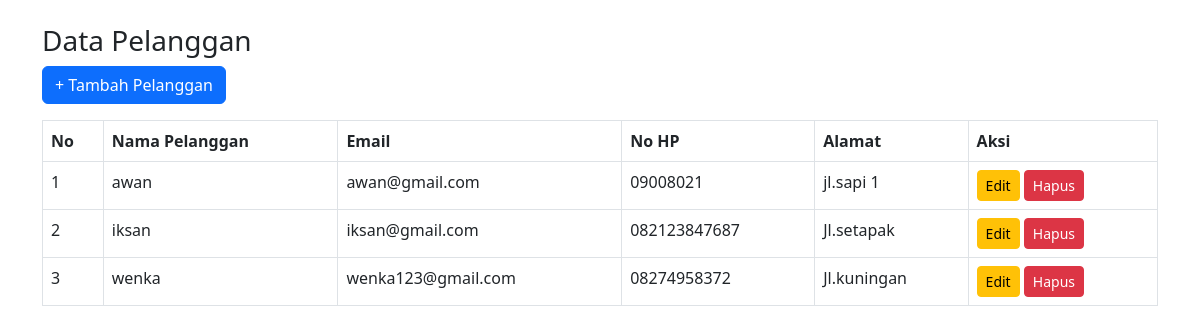
Screenshot of /casing_store/admin/pelanggan/index.php with the database file from the repository.
### tables this page shows
CREATE TABLE `pelanggan` (
  `id` int NOT NULL,
  `nama_pelanggan` varchar(100) NOT NULL,
  `email` varchar(100) DEFAULT NULL,
  `no_hp` varchar(20) DEFAULT NULL,
  `alamat` text
);

### casing_store/admin/pelanggan/index.php (the view, shortened to what this page needs)
<?php
include '../../config/koneksi.php';
$result = mysqli_query($conn, "SELECT * FROM pelanggan");
?>
<!DOCTYPE html>
<html>
<head>
    <link href="https://cdn.jsdelivr.net/npm/bootstrap@5.3.0/dist/css/bootstrap.min.css" rel="stylesheet">
</head>
<body class="container mt-4">
    <h3>Data Pelanggan</h3>
    <a href="tambah.php" class="btn btn-primary mb-3">+ Tambah Pelanggan</a>
    <table class="table table-bordered">
        <thead>
            <tr>
                <th>No</th>
                <th>Nama Pelanggan</th>
                <th>Email</th>
                <th>No HP</th>
                <th>Alamat</th>
                <th>Aksi</th>
            </tr>
        </thead>
        <tbody>
            <?php $no = 1; while($row = mysqli_fetch_assoc($result)): ?>
            <tr>
                <td><?= $no++ ?></td>
                <td><?= $row['nama_pelanggan'] ?></td>
                <td><?= $row['email'] ?></td>
                <td><?= $row['no_hp'] ?></td>
                <td><?= $row['alamat'] ?></td>
                <td>
                    <a href="edit.php?id=<?= $row['id'] ?>" class="btn btn-warning btn-sm">Edit</a>
                    <a href="hapus.php?id=<?= $row['id'] ?>" class="btn btn-danger btn-sm" onclick="return confirm('Hapus pelanggan ini?')">Hapus</a>
                </td>
            </tr>
            <?php endwhile; ?>
        </tbody>
    </table>
</body>
</html>

### rows the page displays
pelanggan: nama_pelanggan "awan", email "awan@gmail.com", no_hp "09008021", alamat "jl.sapi 1"
pelanggan: nama_pelanggan "iksan", email "iksan@gmail.com", no_hp "082123847687", alamat "Jl.setapak"
pelanggan: nama_pelanggan "wenka", email "wenka123@gmail.com", no_hp "08274958372", alamat "Jl.kuningan"
